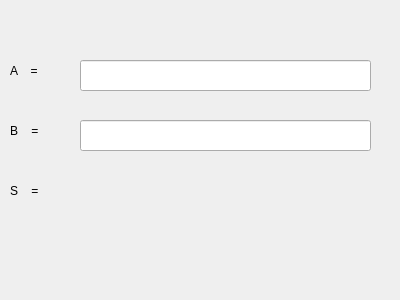
<?xml version="1.0" encoding="UTF-8"?>
<ui version="4.0">
 <class>Form</class>
 <widget class="QWidget" name="Form">
  <property name="geometry">
   <rect>
    <x>0</x>
    <y>0</y>
    <width>400</width>
    <height>300</height>
   </rect>
  </property>
  <property name="windowTitle">
   <string>Form</string>
  </property>
  <widget class="QLabel" name="label">
   <property name="geometry">
    <rect>
     <x>10</x>
     <y>60</y>
     <width>71</width>
     <height>21</height>
    </rect>
   </property>
   <property name="styleSheet">
    <string notr="true">font: 16pt &quot;MS Shell Dlg 2&quot;;</string>
   </property>
   <property name="text">
    <string>A    =</string>
   </property>
  </widget>
  <widget class="QLineEdit" name="lineEdit">
   <property name="geometry">
    <rect>
     <x>80</x>
     <y>60</y>
     <width>291</width>
     <height>31</height>
    </rect>
   </property>
  </widget>
  <widget class="QLabel" name="label_2">
   <property name="geometry">
    <rect>
     <x>10</x>
     <y>120</y>
     <width>71</width>
     <height>21</height>
    </rect>
   </property>
   <property name="styleSheet">
    <string notr="true">font: 16pt &quot;MS Shell Dlg 2&quot;;</string>
   </property>
   <property name="text">
    <string>B    =</string>
   </property>
  </widget>
  <widget class="QLineEdit" name="lineEdit_2">
   <property name="geometry">
    <rect>
     <x>80</x>
     <y>120</y>
     <width>291</width>
     <height>31</height>
    </rect>
   </property>
  </widget>
  <widget class="QLabel" name="label_3">
   <property name="geometry">
    <rect>
     <x>10</x>
     <y>180</y>
     <width>71</width>
     <height>21</height>
    </rect>
   </property>
   <property name="styleSheet">
    <string notr="true">font: 16pt &quot;MS Shell Dlg 2&quot;;</string>
   </property>
   <property name="text">
    <string>S    =</string>
   </property>
  </widget>
 </widget>
 <resources/>
 <connections/>
</ui>
